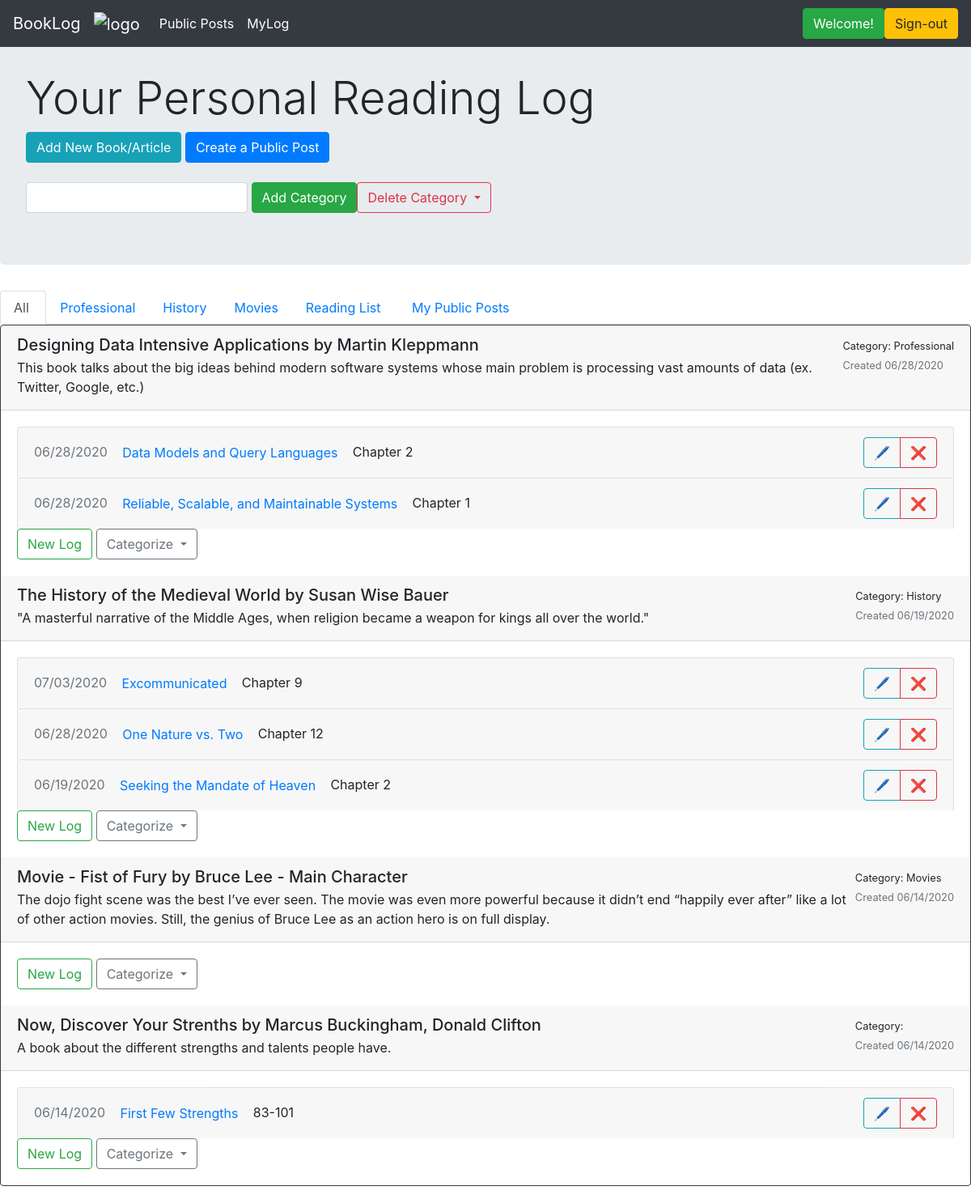
Page /myLog (signed in) on the earlier database version.
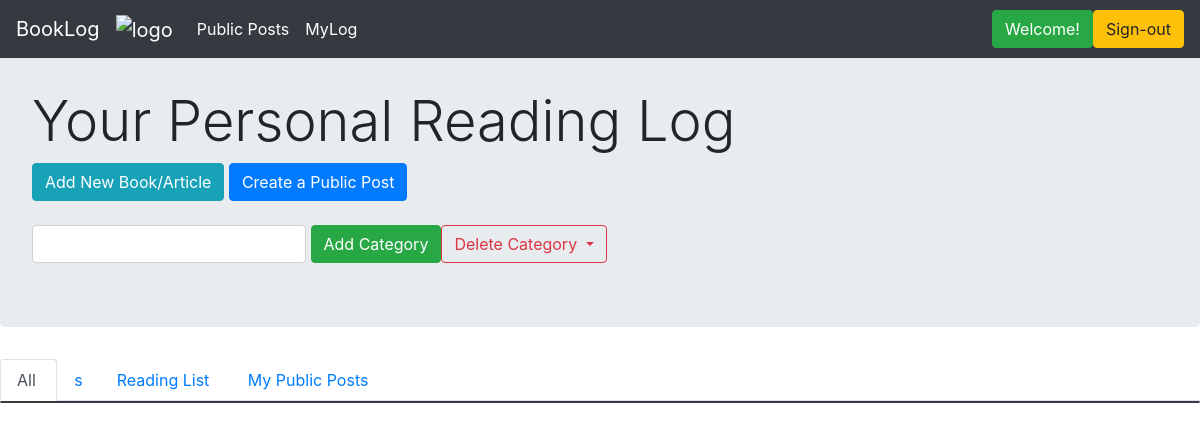
Same page on the later database version.
### application/models.py (models this page shows)
class Category(db.Model):
    __tablename__ = 'categories'
    id = db.Column(db.Integer, primary_key=True)
    name = db.Column(db.String(150), index=True, nullable=False, unique=False)
    user_id = db.Column(db.Integer, ForeignKey('users.id'), nullable=False, index=False)
    user = relationship("User", backref="categories", foreign_keys=[user_id])

class Book(db.Model):
    __tablename__ = 'books_and_other_readings'
    id = db.Column(db.Integer, primary_key=True)
    title = db.Column(db.String(80), index=True, unique=False, nullable=False)
    author = db.Column(db.String(80), index=False, unique=False, nullable=True)
    date_started = db.Column(db.DateTime, index=False, unique=False, nullable=False)
    description = db.Column(db.Text, index=False, unique=False, nullable=True)
    complete = db.Column(db.Boolean, index=False, unique=False, nullable=True)
    user_id = db.Column(db.Integer, ForeignKey('users.id'), nullable=False, index=True)
    user = relationship("User", backref = "books", foreign_keys=[user_id])
    cat_id = db.Column(db.Integer, ForeignKey('categories.id'), nullable=True, index=True)
    category = relationship("Category", backref="books", foreign_keys=[cat_id])

class BookUpdate(db.Model):
    __tablename__ = 'book_updates'
    id = db.Column(db.Integer, primary_key=True)
    title = db.Column(db.String(100), index=True, unique=False, nullable=False)
    date_created = db.Column(db.DateTime, index=False, unique=False, nullable=False)
    pages = db.Column(db.String(100), index=False, unique=False, nullable=True)
    text = db.Column(db.Text, index=False, unique=False, nullable=False)
    book_id = db.Column(db.Integer, ForeignKey('books_and_other_readings.id'), nullable=False, index=True)
    book = relationship("Book", backref = "book_updates", foreign_keys=[book_id])

### application/routes.py (the view)
@main_bp.route("/myLog", methods=['GET'])
@login_required
def myLog():
    user = User.query.filter_by(id=session.get("user_id")).first()
    books = user.books
    cats = user.categories
    return render_template("mylog.html", name=session.get("user_id"), user=user, books=books, cats=cats)

### application/auth.py (called while the page is built)
@auth_bp.before_app_request
def load_logged_in_user():
    user_id = session.get('user_id')
    if user_id is None:
        g.user = None
    else:
        g.user = User.query.filter_by(id=user_id).first()

def login_required(view):
    @functools.wraps(view)
    def wrapped_view(**kwargs):
        if g.user is None:
            return redirect(url_for('auth_bp.login'))
        return view(**kwargs)
    return wrapped_view

### application/routes.py (called while the page is built)
@main_bp.before_app_request
def load_logged_in_user():
    user_id = session.get('user_id')
    if user_id is None:
        g.user = None
    else:
        g.user = User.query.filter_by(id=user_id).first()

### application/templates/mylog.html (shortened to what this page needs)
{% extends 'layout.html' %}
{% block content %}
<div class="jumbotron">
    <br>
    <h1 class="display-4">Your Personal Reading Log</h1>
    <a href="{{url_for('main_bp.create_new')}}" class="btn btn-info" role="button">Add New Book/Article</a>
    <a href="{{url_for('main_bp.create_public_post')}}" class="btn btn-primary" role="button">Create a Public Post</a>
    <br>
    <br>
    <div class="form-inline">
        <form action="{{url_for('main_bp.create_new_cat')}}" method="POST">
          <input type="text" class="form-control" id="title"  name="title" required>
          <button type="submit" class="btn btn-success">Add Category</button>
        </form>
        <button class="btn btn-outline-danger dropdown-toggle" type="button" id="dropdownMenuButton" data-toggle="dropdown" aria-haspopup="true" aria-expanded="false">
            Delete Category
          </button>
    </div>
</div>
<ul class="nav nav-tabs">
  <li class="nav-item"> <a class="nav-link active" href="#">All&nbsp;</a> </li>
  {% for cat in cats %}
      <li class="nav-item"> <a class="nav-link" href="{{url_for('main_bp.myLogCat', cat_id=cat.id)}}">{{cat.name}}</a> </li>
  {% endfor %}
  <li class="nav-item"> <a class="nav-link" href="{{ url_for('main_bp.reading_list')}}">Reading List&nbsp;</a></li>
  <li class="nav-item"> <a class="nav-link" href="{{ url_for('main_bp.my_public_posts')}}">My Public Posts&nbsp;&nbsp;</a></li>
  <div class="btn-toolbar" role="toolbar">
  </div>
</ul>
<div class="card text-left border-dark mb-3">
{% for book in books|reverse %}
  <div class="card-header position-sticky justify-content-between">
      <div class="float-right">
      <small>Category: {{book.category.name}}</small> <br>
      <small class="text-muted">Created {{ book.date_started.strftime("%m/%d/%Y") }}</small>
      </div>
      {% if book.author != "" %}
          <h5 class="mb-1">{{ book.title }} by {{ book.author }}</h5>
      {% else %}
          <h5 class="mb-1">{{ book.title }}</h5>
      {% endif %}
      <p class="mb-1"> {{ book.description }} </p>
  </div>
  <div class="card-body">
  {% for log in book.book_updates|reverse %}
  <div class="list-group">
    <div class="accordion" id="accordionExample">
         <div class="card">
            <div class="card-header" id="headingTwo">
            <div class="float-right">
                <div class="btn-group" role="group" aria-label="Basic example">
                   <button class="btn btn-outline-info" type="button" data-toggle="collapse" area-expanded="false" data-target={{"#logEdit" + log.title|string}}>&#128394;</button>
                   <a href="{{url_for('main_bp.delete_log', log_id=log.id)}}" class="btn btn-outline-danger" role="button">&#10060;</a>
                </div>
            </div>
            <h5 class="mb-0">
              <small class="text-muted">{{ log.date_created.strftime("%m/%d/%Y") }}</small>
              <button class="btn btn-link collapsed" type="button" data-toggle="collapse" data-target={{"#collapseTwo" + log.title|string}} aria-expanded="false" aria-controls="collapseTwo">
              {{ log.title }}
              </button>
              <small> {{log.pages}}</small>
            </h5>
            </div>
      </div>
    </div>
  </div>
  {% endfor %}
  <div class="end">
  <button class="btn btn-outline-success" type="button" data-toggle="collapse" area-expanded="false" data-target={{"#log" + loop.index|string}}>New Log</button>
  <button class="btn btn-outline-secondary dropdown-toggle" type="button" id="dropdownMenuButton" data-toggle="dropdown" aria-haspopup="true" aria-expanded="false">
    Categorize
  </button>
    </div>
    </div>
{% endfor %}
</div>
{% endblock %}

### application/templates/layout.html (shortened to what this page needs)
<!DOCTYPE html>
<html lang="en">
  <head>
    <link rel="stylesheet" href="https://maxcdn.bootstrapcdn.com/bootstrap/4.5.0/css/bootstrap.min.css">
  </head>
  <body>
    <nav class="navbar navbar-expand-lg navbar-dark bg-dark fixed-top">
       <a class="navbar-brand" href="{{url_for('main_bp.hello')}}">BookLog</a>
       <a class="navbar-brand" href="{{url_for('main_bp.hello')}}"">
            <img src="https://raw.githubusercontent.com/abhinavmodugula/reading_log/master/application/static/images/logo.png" alt="logo" style="width:40px;">
       </a>
       <div class="collapse navbar-collapse" id="navbarSupportedContent">
          <ul class="navbar-nav mr-auto">
             <li class="nav-item active">
             <a class="nav-link" href="{{url_for('main_bp.all_public_posts')}}">Public Posts <span class="sr-only">(current)</span></a></li>
             <li class="nav-item"> <a class="nav-link active" href="{{url_for('main_bp.myLog')}}">MyLog</a> </li>
          </ul>
          {% if user != "None" %}
              <a href="#" class="btn btn-success" role="button">Welcome!</a>
              <a href="{{url_for('auth_bp.signout')}}" class="btn btn-warning" role="button">Sign-out</a>
          {% else %}
              <a href="{{url_for('auth_bp.login')}}" class="btn btn-success" role="button">Log-in</a>
              <a href="{{url_for('auth_bp.signup')}}" class="btn btn-primary" role="button">Sign-up</a>
          {% endif %}
       </div>
    </nav>
    {% block content %}{% endblock %}
  </body>
</html>

Differences in the rows shown:
removed Category: name "History"
removed Category: name "Movies"
removed Book: category.name "Professional", date_started "06/28/2020", title "Designing Data Intensive Applications", author "Martin Kleppmann", description "This book talks about the big ideas behind modern software systems whose main problem is processing vast amounts of data (ex. Twitter, Google, etc.)"
removed BookUpdate: date_created "06/28/2020", title "Data Models and Query Languages", pages "Chapter 2", shown under "Professional"
removed BookUpdate: date_created "06/28/2020", title "Reliable, Scalable, and Maintainable Systems", pages "Chapter 1", shown under "Professional"
removed Book: category.name "History", date_started "06/19/2020", title "The History of the Medieval World", author "Susan Wise Bauer", description "\"A masterful narrative of the Middle Ages, when religion became a weapon for kings all over the world.\""
removed BookUpdate: date_created "07/03/2020", title "Excommunicated", pages "Chapter 9", shown under "History"
removed BookUpdate: date_created "06/28/2020", title "One Nature vs. Two", pages "Chapter 12", shown under "History"
removed BookUpdate: date_created "06/19/2020", title "Seeking the Mandate of Heaven", pages "Chapter 2", shown under "History"
removed Book: category.name "Movies", date_started "06/14/2020", title "Movie - Fist of Fury", author "Bruce Lee - Main Character", description "The dojo fight scene was the best I’ve ever seen. The movie was even more powerful because it didn’t end “happily ever after” like a lot of other action movies. Still, the genius of Bruce Lee as an action hero is on full display."
removed Book: date_started "06/14/2020", title "Now, Discover Your Strenths", author "Marcus Buckingham, Donald Clifton", description "A book about the different strengths and talents people have."
removed BookUpdate: date_created "06/14/2020", title "First Few Strengths", pages "83-101"
changed Category: name "Professional" → "s"
